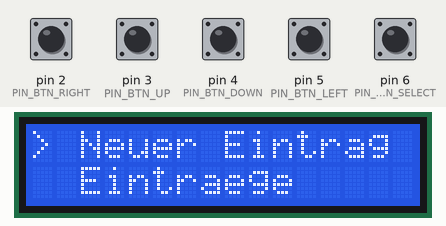
Simulated run of this sketch. Board: Arduino Uno, built with avr-gcc and run on an emulated ATmega328P. Parts: 16×2 character LCD. Inputs (shaded band) come from the test bench; at power-on: pin 2 (PIN_BTN_RIGHT), pin 3 (PIN_BTN_UP), pin 4 (PIN_BTN_DOWN), pin 5 (PIN_BTN_LEFT), pin 6 (PIN_BTN_SELECT) HIGH. EEPROM starts erased.

Above: at 2.7 s.
2.8 s: pin 6 (PIN_BTN_SELECT) pulled LOW for 1 s
At 3.8 s:
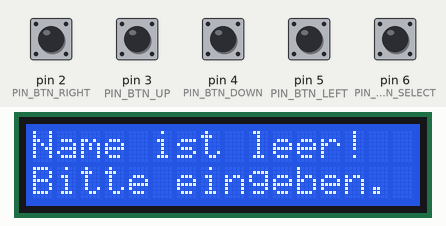
6.0 s: pin 2 (PIN_BTN_RIGHT) pulled LOW for 1 s
At 7.7 s:
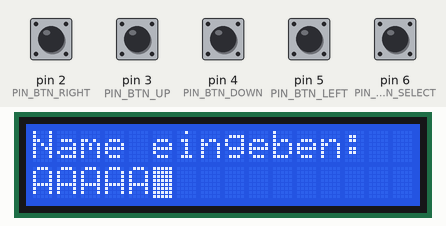
8.5 s: pin 3 (PIN_BTN_UP) pulled LOW for 0.15 s
10.1 s: pin 5 (PIN_BTN_LEFT) pulled LOW for 0.15 s
At 11.3 s:
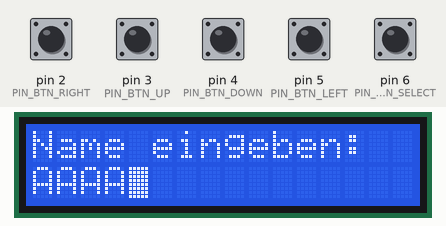
11.7 s: pin 2 (PIN_BTN_RIGHT) pulled LOW for 0.15 s
At 12.7 s:
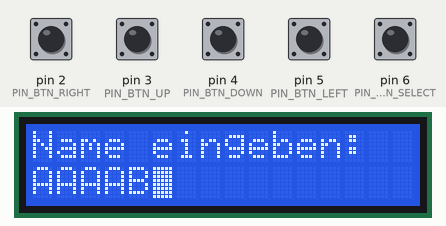
13.3 s: pin 6 (PIN_BTN_SELECT) pulled LOW for 0.15 s
At 14.6 s:
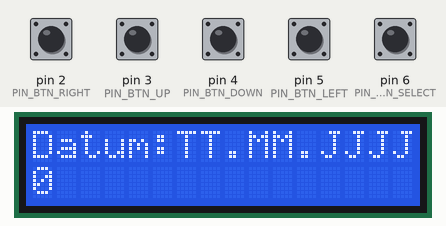
Timing chart, 0 to 15.9 s (numbered marks = the images above; inputs shaded):
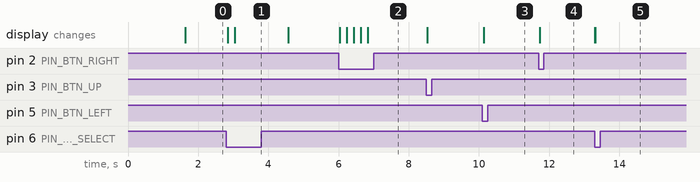

Measured:
- after the input at 2.8 s, the display: first changes at once (image 1 shows a later state)
- after the input at 6.0 s, the display: first changes at once (image 2 shows a later state)
- after the input at 10.1 s, the display: changes at once (image 3)
- after the input at 11.7 s, the display: changes at once (image 4)
- after the input at 13.3 s, the display: first changes at once (image 5 shows a later state)

The sketch:

code.ino
```cpp
// P04: Arduino Geocache - Logbuch (Wokwi-Version)
// I2C LCD mit 5 digitalen Buttons
// Eintraege werden im EEPROM gespeichert und ueberleben einen Reset

#include <Wire.h>
#include <LiquidCrystal_I2C.h>
#include <EEPROM.h>

// ===== PIN-DEFINITIONEN =====
const int PIN_BTN_RIGHT  = 2;
const int PIN_BTN_UP     = 3;
const int PIN_BTN_DOWN   = 4;
const int PIN_BTN_LEFT   = 5;
const int PIN_BTN_SELECT = 6;

// ===== TASTEN-ENUM =====
enum Button {
  BTN_NONE,
  BTN_RIGHT,
  BTN_UP,
  BTN_DOWN,
  BTN_LEFT,
  BTN_SELECT
};

// ===== DEBOUNCE =====
const unsigned long DEBOUNCE_DELAY = 200;
unsigned long lastButtonTime = 0;

// ===== LCD-OBJEKT (I2C Adresse 0x27, 16 Zeichen, 2 Zeilen) =====
LiquidCrystal_I2C lcd(0x27, 16, 2);

// Button-Lesen ueber digitale Pins (INPUT_PULLUP, LOW-aktiv)
Button readButton() {
  // Debounce: zu fruehe Abfrage ignorieren
  if (millis() - lastButtonTime < DEBOUNCE_DELAY) return BTN_NONE;

  Button btn = BTN_NONE;
  if (digitalRead(PIN_BTN_RIGHT) == LOW)  btn = BTN_RIGHT;
  else if (digitalRead(PIN_BTN_UP) == LOW)     btn = BTN_UP;
  else if (digitalRead(PIN_BTN_DOWN) == LOW)   btn = BTN_DOWN;
  else if (digitalRead(PIN_BTN_LEFT) == LOW)   btn = BTN_LEFT;
  else if (digitalRead(PIN_BTN_SELECT) == LOW) btn = BTN_SELECT;

  if (btn != BTN_NONE) {
    lastButtonTime = millis();
  }
  return btn;
}

// ===== GEOCACHE-EINTRAG =====
struct Entry {
  char name[33];  // Max 32 Zeichen + Nullterminator
  char date[11];  // Format: DD.MM.YYYY + Nullterminator
};

#define MAX_ENTRIES 5
Entry entries[MAX_ENTRIES];
int entryCount = 0;

// ===== EEPROM-LAYOUT =====
// Adresse 0:   Magic Byte (0xCA)
// Adresse 1:   entryCount (0-5)
// Adresse 2+:  5x Entry a 44 Bytes (name[33] + date[11])
#define EEPROM_MAGIC      0xCA
#define EEPROM_ADDR_MAGIC 0
#define EEPROM_ADDR_COUNT 1
#define EEPROM_ADDR_DATA  2
#define ENTRY_SIZE        44  // sizeof(Entry) = 33 + 11

void loadFromEEPROM() {
  if (EEPROM.read(EEPROM_ADDR_MAGIC) != EEPROM_MAGIC) {
    // Erster Start: EEPROM initialisieren
    EEPROM.update(EEPROM_ADDR_MAGIC, EEPROM_MAGIC);
    EEPROM.update(EEPROM_ADDR_COUNT, 0);
    entryCount = 0;
    return;
  }
  entryCount = EEPROM.read(EEPROM_ADDR_COUNT);
  if (entryCount > MAX_ENTRIES) entryCount = MAX_ENTRIES;

  for (int i = 0; i < entryCount; i++) {
    int addr = EEPROM_ADDR_DATA + i * ENTRY_SIZE;
    for (int j = 0; j < 33; j++) {
      entries[i].name[j] = EEPROM.read(addr + j);
    }
    for (int j = 0; j < 11; j++) {
      entries[i].date[j] = EEPROM.read(addr + 33 + j);
    }
  }
}

void saveEntryToEEPROM(int index) {
  int addr = EEPROM_ADDR_DATA + index * ENTRY_SIZE;
  for (int j = 0; j < 33; j++) {
    EEPROM.update(addr + j, entries[index].name[j]);
  }
  for (int j = 0; j < 11; j++) {
    EEPROM.update(addr + 33 + j, entries[index].date[j]);
  }
}

void saveCountToEEPROM() {
  EEPROM.update(EEPROM_ADDR_COUNT, entryCount);
}

// ===== ZUSTAENDE =====
enum State { MAIN_MENU, NEW_ENTRY, INPUT_NAME, INPUT_DATE, VIEW_ENTRIES };
State currentState = MAIN_MENU;
bool stateChanged = true;  // Flag fuer LCD-Neuzeichnung

// ===== ERLAUBTE ZEICHEN =====
const char allowedChars[] = " ABCDEFGHIJKLMNOPQRSTUVWXYZabcdefghijklmnopqrstuvwxyz0123456789";
const int numAllowedChars = sizeof(allowedChars) - 1;
int currentCharIndex = 1;  // Beginnt bei 'A'

// ===== GLOBALE EINGABEVARIABLEN =====
int menuIndex = 0;
int charPos = 0;
char tempName[33];
char tempDate[11];

// Datumseingabe
int datePos = 0;
char dateChar = '0';

// Eintragsanzeige
int viewIndex = 0;

// ===== SETUP =====
void setup() {
  // Button-Pins als Input mit internem Pull-up
  pinMode(PIN_BTN_RIGHT, INPUT_PULLUP);
  pinMode(PIN_BTN_UP, INPUT_PULLUP);
  pinMode(PIN_BTN_DOWN, INPUT_PULLUP);
  pinMode(PIN_BTN_LEFT, INPUT_PULLUP);
  pinMode(PIN_BTN_SELECT, INPUT_PULLUP);

  // LCD initialisieren
  lcd.init();
  lcd.backlight();

  // EEPROM laden
  loadFromEEPROM();

  lcd.setCursor(0, 0);
  lcd.print("Stefans Cache");
  lcd.setCursor(0, 1);
  lcd.print(entryCount);
  lcd.print(" Eintraege");
  delay(1500);
  lcd.clear();
  stateChanged = true;
}

// ===== HAUPTSCHLEIFE =====
void loop() {
  switch (currentState) {
    case MAIN_MENU:    showMainMenu();   break;
    case NEW_ENTRY:    startNewEntry();  break;
    case INPUT_NAME:   inputName();      break;
    case INPUT_DATE:   inputDate();      break;
    case VIEW_ENTRIES: viewEntries();    break;
  }
}

// ===== HAUPTMENUE =====
void showMainMenu() {
  if (stateChanged) {
    lcd.clear();
    stateChanged = false;
  }

  lcd.setCursor(0, 0);
  if (menuIndex == 0) lcd.print("> Neuer Eintrag ");
  else                lcd.print("  Neuer Eintrag ");

  lcd.setCursor(0, 1);
  if (menuIndex == 1) lcd.print("> Eintraege     ");
  else                lcd.print("  Eintraege     ");

  Button btn = readButton();
  if (btn == BTN_UP) {
    menuIndex = 0;
  } else if (btn == BTN_DOWN) {
    menuIndex = 1;
  } else if (btn == BTN_SELECT) {
    if (menuIndex == 0) {
      currentState = NEW_ENTRY;
    } else {
      viewIndex = 0;  // Reset bei Neuaufruf
      currentState = VIEW_ENTRIES;
    }
    stateChanged = true;
  }
}

// ===== NEUER EINTRAG STARTEN =====
void startNewEntry() {
  if (entryCount >= MAX_ENTRIES) {
    lcd.clear();
    lcd.setCursor(0, 0);
    lcd.print("Max erreicht!");
    lcd.setCursor(0, 1);
    lcd.print("(5 Eintraege)");
    delay(1500);
    currentState = MAIN_MENU;
    stateChanged = true;
    return;
  }
  memset(tempName, 0, sizeof(tempName));
  memset(tempDate, 0, sizeof(tempDate));
  charPos = 0;
  currentCharIndex = 1;  // 'A'
  datePos = 0;
  dateChar = '0';
  currentState = INPUT_NAME;
  stateChanged = true;
}

// ===== NAMENSEINGABE =====
void drawNameInput() {
  lcd.setCursor(0, 0);
  lcd.print("Name eingeben:  ");

  lcd.setCursor(0, 1);
  if (charPos < 16) {
    for (int i = 0; i < charPos; i++) {
      lcd.print(tempName[i]);
    }
    lcd.print(allowedChars[currentCharIndex]);
    for (int i = charPos + 1; i < 16; i++) {
      lcd.print(' ');
    }
  } else {
    for (int i = charPos - 15; i < charPos; i++) {
      lcd.print(tempName[i]);
    }
    lcd.print(allowedChars[currentCharIndex]);
  }

  // Cursor blinken lassen an aktueller Position
  int cursorPos = (charPos < 16) ? charPos : 15;
  lcd.setCursor(cursorPos, 1);
  lcd.blink();
}

void inputName() {
  if (stateChanged) {
    lcd.clear();
    drawNameInput();
    stateChanged = false;
  }

  Button btn = readButton();
  if (btn == BTN_NONE) return;

  if (btn == BTN_UP) {
    currentCharIndex = (currentCharIndex + 1) % numAllowedChars;
  } else if (btn == BTN_DOWN) {
    currentCharIndex = (currentCharIndex - 1 + numAllowedChars) % numAllowedChars;
  } else if (btn == BTN_RIGHT) {
    if (charPos < 32) {
      tempName[charPos] = allowedChars[currentCharIndex];
      charPos++;
      tempName[charPos] = '\0';
      currentCharIndex = 1;  // Zurueck auf 'A'
    }
  } else if (btn == BTN_LEFT) {
    if (charPos > 0) {
      charPos--;
      tempName[charPos] = '\0';
    }
  } else if (btn == BTN_SELECT) {
    lcd.noBlink();
    // Validierung: Name darf nicht leer sein
    if (charPos == 0) {
      lcd.clear();
      lcd.setCursor(0, 0);
      lcd.print("Name ist leer!");
      lcd.setCursor(0, 1);
      lcd.print("Bitte eingeben.");
      delay(1500);
      stateChanged = true;
      return;
    }
    currentState = INPUT_DATE;
    stateChanged = true;
    return;
  }

  // Display nur nach Tastendruck aktualisieren
  drawNameInput();
}

// ===== DATUMSEINGABE =====
void inputDate() {
  if (stateChanged) {
    lcd.clear();
    stateChanged = false;
  }

  lcd.setCursor(0, 0);
  lcd.print("Datum:TT.MM.JJJJ");

  lcd.setCursor(0, 1);
  // Bisherige Eingabe anzeigen
  for (int i = 0; i < datePos; i++) {
    lcd.print(tempDate[i]);
  }
  // Aktuelles Zeichen anzeigen
  if (datePos < 10) {
    lcd.print(dateChar);
    // Rest mit Leerzeichen fuellen
    for (int i = datePos + 1; i < 10; i++) {
      lcd.print(' ');
    }
  }

  Button btn = readButton();
  if (btn == BTN_UP) {
    dateChar++;
    if (dateChar > '9') dateChar = '0';
  } else if (btn == BTN_DOWN) {
    dateChar--;
    if (dateChar < '0') dateChar = '9';
  } else if (btn == BTN_RIGHT) {
    // Automatische Punkte an Positionen 2 und 5
    if (datePos == 2 || datePos == 5) {
      tempDate[datePos] = '.';
      datePos++;
    }
    if (datePos < 10) {
      tempDate[datePos] = dateChar;
      datePos++;
      tempDate[datePos] = '\0';
      dateChar = '0';
    }
  } else if (btn == BTN_LEFT) {
    // Zeichen loeschen
    if (datePos > 0) {
      datePos--;
      // Punkt davor auch loeschen
      if (datePos > 0 && tempDate[datePos - 1] == '.') {
        datePos--;
      }
      tempDate[datePos] = '\0';
    }
  } else if (btn == BTN_SELECT) {
    if (datePos == 10) {
      // Datum komplett - speichern
      strncpy(entries[entryCount].name, tempName, 32);
      entries[entryCount].name[32] = '\0';
      strncpy(entries[entryCount].date, tempDate, 10);
      entries[entryCount].date[10] = '\0';

      saveEntryToEEPROM(entryCount);
      entryCount++;
      saveCountToEEPROM();

      lcd.clear();
      lcd.setCursor(0, 0);
      lcd.print("Gespeichert!");
      lcd.setCursor(0, 1);
      lcd.print("Eintrag #");
      lcd.print(entryCount);
      delay(1500);
    } else {
      // Datum unvollstaendig
      lcd.clear();
      lcd.setCursor(0, 0);
      lcd.print("Datum fehlt!");
      lcd.setCursor(0, 1);
      lcd.print("Bitte komplett.");
      delay(1500);
    }
    currentState = MAIN_MENU;
    stateChanged = true;
  }
}

// ===== EINTRAEGE ANZEIGEN =====
void viewEntries() {
  if (stateChanged) {
    lcd.clear();
    stateChanged = false;
  }

  lcd.setCursor(0, 0);
  if (entryCount == 0) {
    lcd.print("Keine Eintraege ");
    lcd.setCursor(0, 1);
    lcd.print("                ");
  } else {
    // Name anzeigen (max 16 Zeichen auf LCD)
    char line[17];
    snprintf(line, sizeof(line), "%-16s", entries[viewIndex].name);
    lcd.print(line);

    lcd.setCursor(0, 1);
    lcd.print(entries[viewIndex].date);
    // Eintragsnummer rechts anzeigen
    lcd.setCursor(13, 1);
    lcd.print(viewIndex + 1);
    lcd.print("/");
    lcd.print(entryCount);
  }

  Button btn = readButton();
  if (btn == BTN_LEFT) {
    if (entryCount > 0) {
      viewIndex = (viewIndex - 1 + entryCount) % entryCount;
      stateChanged = true;
    }
  } else if (btn == BTN_RIGHT) {
    if (entryCount > 0) {
      viewIndex = (viewIndex + 1) % entryCount;
      stateChanged = true;
    }
  } else if (btn == BTN_SELECT) {
    currentState = MAIN_MENU;
    stateChanged = true;
  }
}
```
